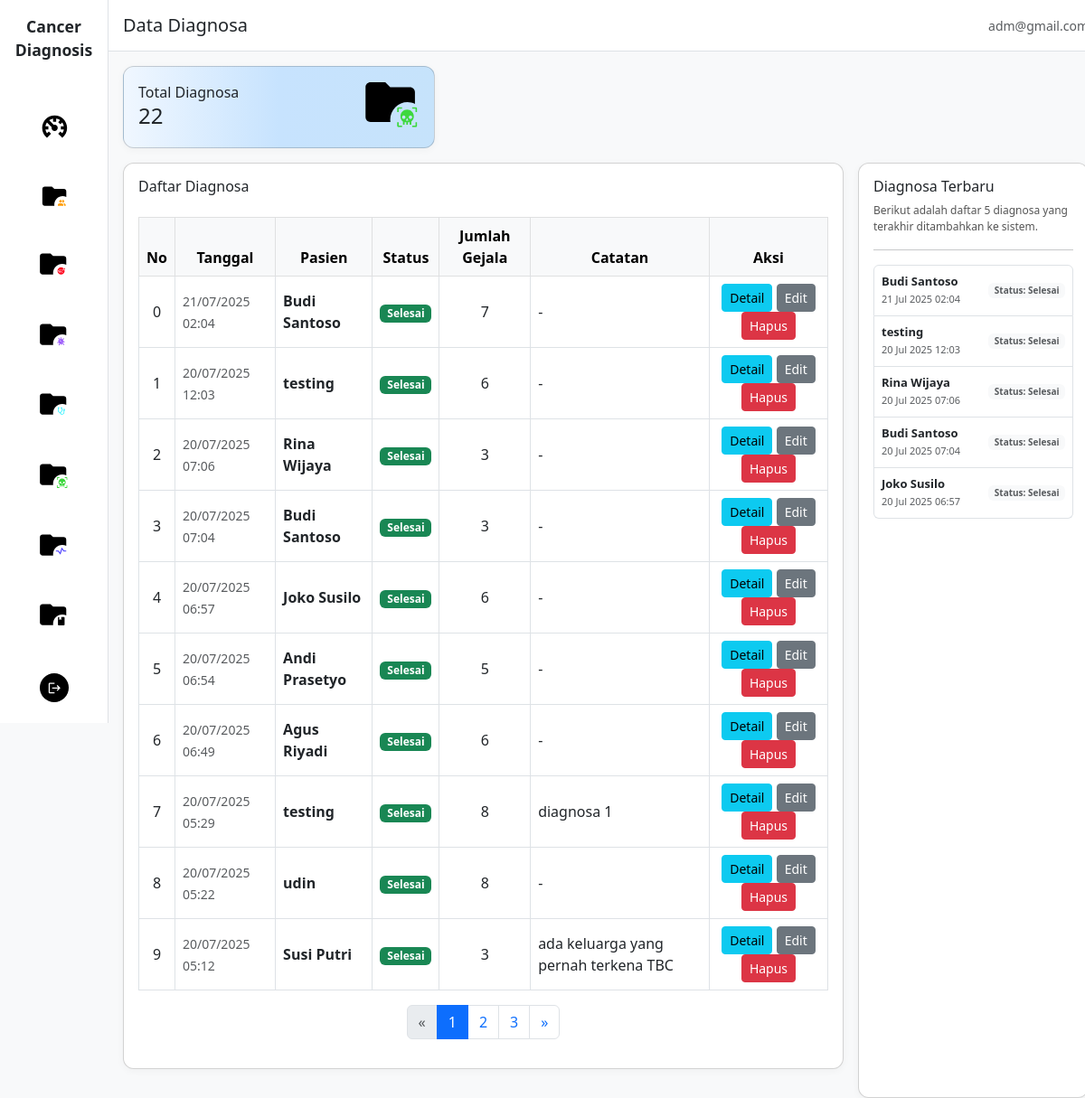
Before: /diagnosa/ with the older database file.
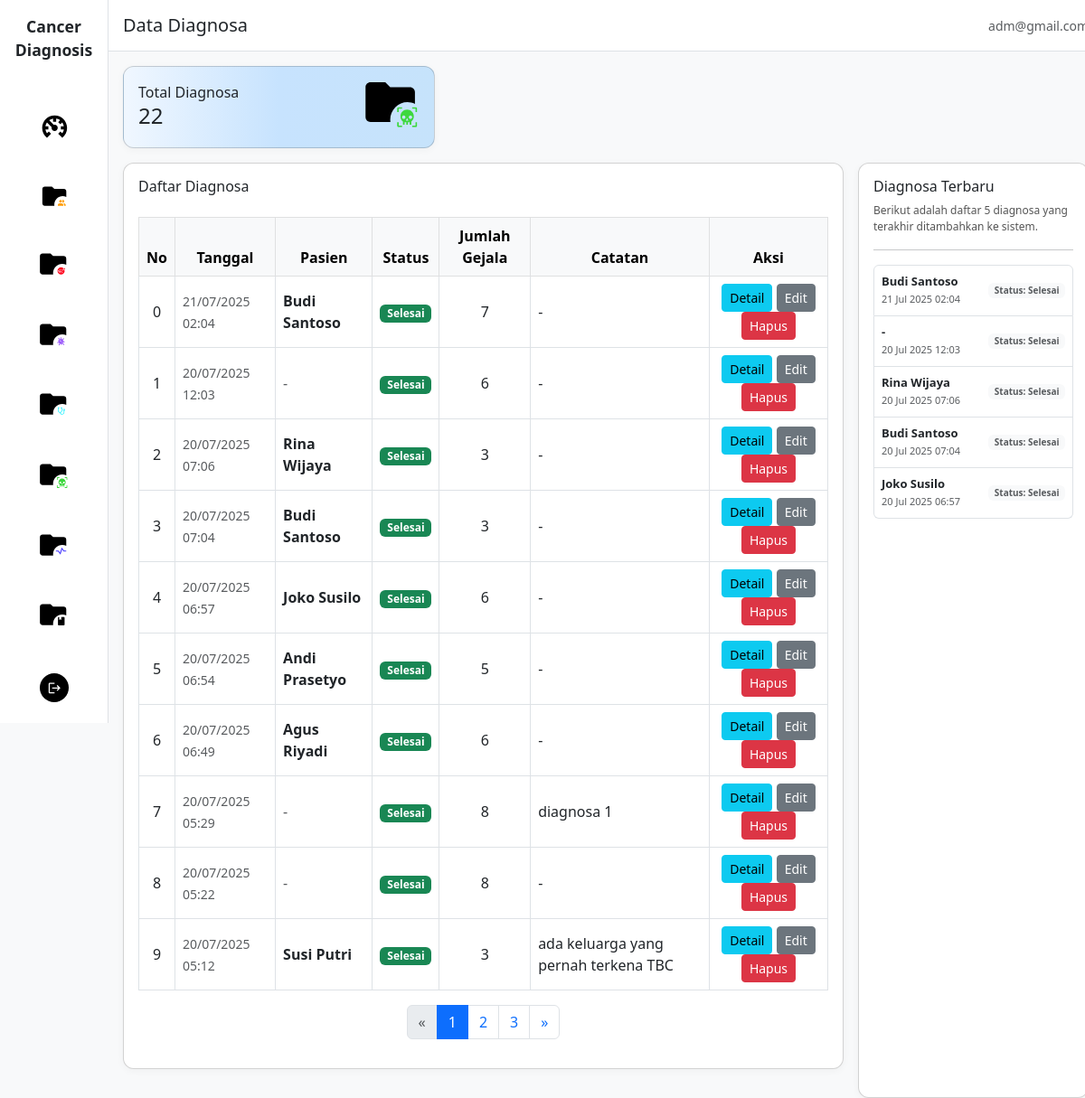
After: the same page with the newer database file.
### sp_kanker_diagnosa_app/models.py (models this page shows, shortened)
class Diagnosa(models.Model):
    STATUS_CHOICES = [
        ('PROSES', 'Dalam Proses'),
        ('SELESAI', 'Selesai'),
        ('BATAL', 'Dibatalkan'),
    ]
    pasien = models.ForeignKey(Pasien, on_delete=models.SET_NULL, null=True, blank=True, related_name='diagnosa')
    tanggal = models.DateTimeField(auto_now_add=True)
    status = models.CharField(max_length=10, choices=STATUS_CHOICES, default='PROSES')
    catatan = models.TextField(blank=True, help_text="Catatan tambahan dari diagnosa")
    total_gejala = models.PositiveIntegerField(default=0, help_text="Jumlah gejala yang dipilih")
    class Meta:
        verbose_name = "Diagnosa"
        verbose_name_plural = "Diagnosa"
        ordering = ['-tanggal']

class Pasien(models.Model):
    JENIS_KELAMIN_CHOICES = [
        ('L', 'Laki-laki'),
        ('P', 'Perempuan'),
    ]
    nama = models.CharField(max_length=100)
    jenis_kelamin = models.CharField(max_length=10, choices=JENIS_KELAMIN_CHOICES)
    tanggal_lahir = models.DateField(null=True, blank=True)
    alamat = models.TextField(blank=True)
    no_hp = models.CharField(max_length=20, blank=True)
    umur = models.PositiveIntegerField(null=True, blank=True, help_text="Umur dalam tahun")
    riwayat_keluarga = models.TextField(blank=True, help_text="Riwayat kanker dalam keluarga")
    dibuat = models.DateTimeField(auto_now_add=True)
    diperbarui = models.DateTimeField(auto_now=True)
    class Meta:
        verbose_name = "Pasien"
        verbose_name_plural = "Pasien"
        ordering = ['-dibuat']

### sp_kanker_diagnosa_app/views.py (the view)
# urls.py: path('diagnosa/', views.diagnosa_list, name='diagnosa_list'),
def diagnosa_list(request):
    diagnosa_qs = Diagnosa.objects.select_related('pasien').all()
    paginator = Paginator(diagnosa_qs.order_by('-tanggal'), 10)
    page_number = request.GET.get('page')
    page_obj = paginator.get_page(page_number)
    context = {
        'page_obj': page_obj,
        'diagnosa_count': diagnosa_qs.count(),
    }
    return render(request, 'diagnosa/list.html', context)

### templates/diagnosa/list.html (shortened to what the changed rows need)
{% extends 'base.html' %}
{% load static %}
{% block content %}
<main class="col-md-10 col-lg-11 col-12 main-content">
    <div class="row g-3 px-3">
        <div class="col-12 col-lg-9 mb-3 mb-lg-0">
            <div class="card card-custom p-3 table-card">
                <div class="table-responsive">
                    <table class="table table-bordered mt-3 align-middle">
                        <thead class="table-light">
                            <tr class="text-center">
                                <th>No</th>
                                <th>Tanggal</th>
                                <th>Pasien</th>
                                <th>Status</th>
                                <th>Jumlah Gejala</th>
                                <th>Catatan</th>
                                <th>Aksi</th>
                            </tr>
                        </thead>
                        <tbody>
                            {% if page_obj %}
                                {% for diagnosa in page_obj %}
                                <tr>
                                    <td class="text-center">
                                        {% if page_obj.has_other_pages %}
                                            {{ forloop.counter0|add:page_obj.start_index|add:"-1" }}
                                        {% else %}
                                            {{ forloop.counter }}
                                        {% endif %}
                                    </td>
                                    <td>
                                        <small class="text-muted">{{ diagnosa.tanggal|date:"d/m/Y H:i" }}</small>
                                    </td>
                                    <td>
                                        {% if diagnosa.pasien %}
                                            <strong>{{ diagnosa.pasien.nama }}</strong>
                                        {% else %}
                                            <span class="text-muted">-</span>
                                        {% endif %}
                                    </td>
                                    <td class="text-center">
                                        {% if diagnosa.status == 'SELESAI' %}
                                            <span class="badge bg-success">Selesai</span>
                                        {% elif diagnosa.status == 'PROSES' %}
                                            <span class="badge bg-warning">Dalam Proses</span>
                                        {% else %}
                                            <span class="badge bg-secondary">Dibatalkan</span>
                                        {% endif %}
                                    </td>
                                    <td class="text-center">
                                        {{ diagnosa.total_gejala|default:"-" }}
                                    </td>
                                    <td>
                                        {{ diagnosa.catatan|truncatechars:40|default:"-" }}
                                    </td>
                                    <td class="text-center">
                                        <a href="{% url 'diagnosa_detail' diagnosa.id %}" class="btn btn-sm btn-info">Detail</a>
                                        <a href="{% url 'diagnosa_update' diagnosa.id %}" class="btn btn-sm btn-secondary">Edit</a>
                                        <a href="{% url 'diagnosa_delete' diagnosa.id %}" class="btn btn-sm btn-danger" onclick="return confirm('Yakin hapus data diagnosa ini?')">Hapus</a>
                                    </td>
                                </tr>
                                {% endfor %}
                            {% else %}
                                <tr>
                                    <td colspan="7" class="text-center text-muted">Tidak ada data diagnosa.</td>
                                </tr>
                            {% endif %}
                        </tbody>
                    </table>
                </div>
            </div>
        </div>
        <div class="col-12 col-lg-3 mb-3 mb-lg-0">
            <div class="card card-custom p-3 h-100 d-flex flex-column justify-content-between">
                <div>
                    <ul class="list-group mb-2" style="font-size: 13px;">
                        {% if page_obj %}
                            {% for diagnosa in page_obj|slice:":5" %}
                                <li class="list-group-item d-flex justify-content-between align-items-center py-2 px-2">
                                    <div>
                                        <strong>{{ diagnosa.pasien.nama|default:"-" }}</strong>
                                        <br>
                                        <span class="text-muted" style="font-size:11px;">
                                            {{ diagnosa.tanggal|date:"d M Y H:i" }}
                                        </span>
                                    </div>
                                    <div class="d-flex align-items-center gap-1">
                                        <span class="badge bg-light text-muted" style="font-size:10px;">
                                            Status:
                                            {% if diagnosa.status == 'SELESAI' %}
                                                Selesai
                                            {% elif diagnosa.status == 'PROSES' %}
                                                Proses
                                            {% else %}
                                                Dibatalkan
                                            {% endif %}
                                        </span>
                                    </div>
                                </li>
                            {% endfor %}
                        {% else %}
                            <li class="list-group-item text-muted text-center py-2 px-2">Belum ada data diagnosa.</li>
                        {% endif %}
                    </ul>
                </div>
            </div>
        </div>
    </div>
</main>
{% endblock %}

Changed rows visible on the page:
changed Diagnosa "20 Jul 2025 12:03": pasien.nama "testing" → "-"; pasien.nama "testing" → (not shown); now shows "-"
changed Diagnosa "diagnosa 1": pasien.nama "testing" → (not shown); now shows "-"
changed Diagnosa (number 9 of 10 on the later page): pasien.nama "udin" → (not shown); now shows "-"
